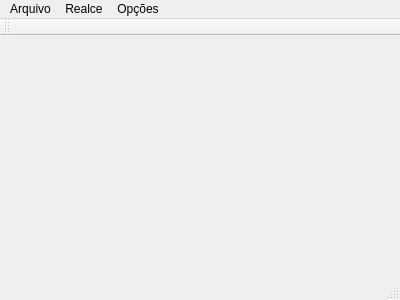
<?xml version="1.0" encoding="UTF-8"?>
<ui version="4.0">
 <class>MainWindow</class>
 <widget class="QMainWindow" name="MainWindow">
  <property name="geometry">
   <rect>
    <x>0</x>
    <y>0</y>
    <width>400</width>
    <height>300</height>
   </rect>
  </property>
  <property name="windowTitle">
   <string>MainWindow</string>
  </property>
  <widget class="QWidget" name="centralWidget"/>
  <widget class="QMenuBar" name="menuBar">
   <property name="geometry">
    <rect>
     <x>0</x>
     <y>0</y>
     <width>400</width>
     <height>22</height>
    </rect>
   </property>
   <widget class="QMenu" name="menuArquivo">
    <property name="title">
     <string>Arquivo</string>
    </property>
    <addaction name="actionAbrir_Imagem"/>
   </widget>
   <widget class="QMenu" name="menuFiltros">
    <property name="title">
     <string>Realce</string>
    </property>
    <widget class="QMenu" name="menuFiltros_2">
     <property name="title">
      <string>Filtros - Imagem Monocromática</string>
     </property>
     <addaction name="actionMedia"/>
     <addaction name="actionMediana"/>
     <addaction name="actionGaussiana"/>
     <addaction name="actionMinimo"/>
     <addaction name="actionMaximo"/>
    </widget>
    <widget class="QMenu" name="menuImagem_colorida">
     <property name="title">
      <string>Imagem colorida</string>
     </property>
     <addaction name="actionBrilho"/>
     <addaction name="actionMedianaColor"/>
     <addaction name="actionEqualizaColor"/>
     <addaction name="actionGaussianaColor"/>
    </widget>
    <addaction name="actionNegativo"/>
    <addaction name="actionAjuste_de_Contraste"/>
    <addaction name="actionTransformacao_Logaritmica"/>
    <addaction name="actionTransformacao_de_Potencia"/>
    <addaction name="actionEqualizacaoHistograma"/>
    <addaction name="menuFiltros_2"/>
    <addaction name="menuImagem_colorida"/>
   </widget>
   <widget class="QMenu" name="menuOp_es">
    <property name="title">
     <string>Opções</string>
    </property>
    <addaction name="actionHistograma"/>
   </widget>
   <addaction name="menuArquivo"/>
   <addaction name="menuFiltros"/>
   <addaction name="menuOp_es"/>
  </widget>
  <widget class="QToolBar" name="mainToolBar">
   <attribute name="toolBarArea">
    <enum>TopToolBarArea</enum>
   </attribute>
   <attribute name="toolBarBreak">
    <bool>false</bool>
   </attribute>
  </widget>
  <widget class="QStatusBar" name="statusBar"/>
  <action name="actionAbrir_Imagem">
   <property name="text">
    <string>Abrir Imagem</string>
   </property>
   <property name="shortcut">
    <string>Ctrl+A</string>
   </property>
  </action>
  <action name="actionHistograma">
   <property name="text">
    <string>Histograma</string>
   </property>
  </action>
  <action name="actionEqualizacaoHistograma">
   <property name="text">
    <string>Equalização de Histograma</string>
   </property>
  </action>
  <action name="actionNegativo">
   <property name="text">
    <string>Negativo</string>
   </property>
  </action>
  <action name="actionAjuste_de_Contraste">
   <property name="text">
    <string>Ajuste de Contraste</string>
   </property>
  </action>
  <action name="actionTransformacao_de_Potencia">
   <property name="text">
    <string>Transformação de Potência</string>
   </property>
  </action>
  <action name="actionTransformacao_Logaritmica">
   <property name="text">
    <string>Transformação Logarítmica</string>
   </property>
  </action>
  <action name="actionMedia">
   <property name="text">
    <string>Media</string>
   </property>
  </action>
  <action name="actionBrilho">
   <property name="text">
    <string>Brilho</string>
   </property>
  </action>
  <action name="actionMediana">
   <property name="text">
    <string>Mediana</string>
   </property>
  </action>
  <action name="actionGaussiana">
   <property name="text">
    <string>Gaussiana</string>
   </property>
  </action>
  <action name="actionMinimo">
   <property name="text">
    <string>Minimo</string>
   </property>
  </action>
  <action name="actionMaximo">
   <property name="text">
    <string>Maximo</string>
   </property>
  </action>
  <action name="actionMedianaColor">
   <property name="text">
    <string>Mediana</string>
   </property>
  </action>
  <action name="actionEqualizaColor">
   <property name="text">
    <string>Equalizaço</string>
   </property>
  </action>
  <action name="actionGaussianaColor">
   <property name="text">
    <string>Gaussiana</string>
   </property>
  </action>
 </widget>
 <layoutdefault spacing="6" margin="11"/>
 <resources/>
 <connections/>
</ui>
